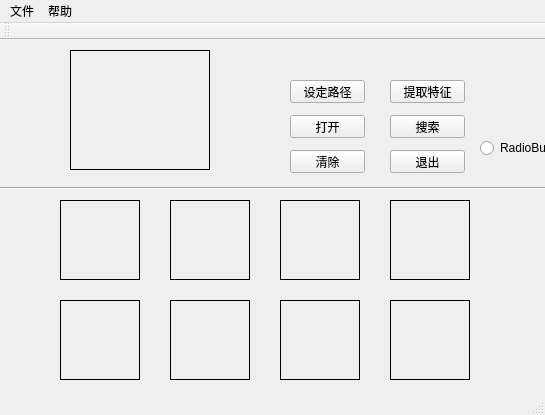
<?xml version="1.0" encoding="UTF-8"?>
<ui version="4.0">
 <class>MainWindow</class>
 <widget class="QMainWindow" name="MainWindow">
  <property name="geometry">
   <rect>
    <x>0</x>
    <y>0</y>
    <width>545</width>
    <height>415</height>
   </rect>
  </property>
  <property name="windowTitle">
   <string>Task2</string>
  </property>
  <widget class="QWidget" name="centralWidget">
   <widget class="QLabel" name="label1">
    <property name="geometry">
     <rect>
      <x>70</x>
      <y>10</y>
      <width>140</width>
      <height>120</height>
     </rect>
    </property>
    <property name="frameShape">
     <enum>QFrame::Box</enum>
    </property>
    <property name="text">
     <string/>
    </property>
   </widget>
   <widget class="QLabel" name="label2">
    <property name="geometry">
     <rect>
      <x>60</x>
      <y>160</y>
      <width>80</width>
      <height>80</height>
     </rect>
    </property>
    <property name="frameShape">
     <enum>QFrame::Box</enum>
    </property>
    <property name="text">
     <string/>
    </property>
   </widget>
   <widget class="QLabel" name="label3">
    <property name="geometry">
     <rect>
      <x>170</x>
      <y>160</y>
      <width>80</width>
      <height>80</height>
     </rect>
    </property>
    <property name="frameShape">
     <enum>QFrame::Box</enum>
    </property>
    <property name="text">
     <string/>
    </property>
   </widget>
   <widget class="QLabel" name="label4">
    <property name="geometry">
     <rect>
      <x>280</x>
      <y>160</y>
      <width>80</width>
      <height>80</height>
     </rect>
    </property>
    <property name="frameShape">
     <enum>QFrame::Box</enum>
    </property>
    <property name="text">
     <string/>
    </property>
   </widget>
   <widget class="QLabel" name="label5">
    <property name="geometry">
     <rect>
      <x>390</x>
      <y>160</y>
      <width>80</width>
      <height>80</height>
     </rect>
    </property>
    <property name="frameShape">
     <enum>QFrame::Box</enum>
    </property>
    <property name="text">
     <string/>
    </property>
   </widget>
   <widget class="QLabel" name="label6">
    <property name="geometry">
     <rect>
      <x>60</x>
      <y>260</y>
      <width>80</width>
      <height>80</height>
     </rect>
    </property>
    <property name="frameShape">
     <enum>QFrame::Box</enum>
    </property>
    <property name="text">
     <string/>
    </property>
   </widget>
   <widget class="QLabel" name="label7">
    <property name="geometry">
     <rect>
      <x>170</x>
      <y>260</y>
      <width>80</width>
      <height>80</height>
     </rect>
    </property>
    <property name="frameShape">
     <enum>QFrame::Box</enum>
    </property>
    <property name="text">
     <string/>
    </property>
   </widget>
   <widget class="QLabel" name="label8">
    <property name="geometry">
     <rect>
      <x>280</x>
      <y>260</y>
      <width>80</width>
      <height>80</height>
     </rect>
    </property>
    <property name="frameShape">
     <enum>QFrame::Box</enum>
    </property>
    <property name="text">
     <string/>
    </property>
   </widget>
   <widget class="QLabel" name="label9">
    <property name="geometry">
     <rect>
      <x>390</x>
      <y>260</y>
      <width>80</width>
      <height>80</height>
     </rect>
    </property>
    <property name="frameShape">
     <enum>QFrame::Box</enum>
    </property>
    <property name="text">
     <string/>
    </property>
   </widget>
   <widget class="Line" name="line">
    <property name="geometry">
     <rect>
      <x>0</x>
      <y>140</y>
      <width>551</width>
      <height>16</height>
     </rect>
    </property>
    <property name="orientation">
     <enum>Qt::Horizontal</enum>
    </property>
   </widget>
   <widget class="QPushButton" name="pushButton">
    <property name="geometry">
     <rect>
      <x>290</x>
      <y>75</y>
      <width>75</width>
      <height>23</height>
     </rect>
    </property>
    <property name="text">
     <string>打开</string>
    </property>
   </widget>
   <widget class="QPushButton" name="pushButton_2">
    <property name="geometry">
     <rect>
      <x>390</x>
      <y>75</y>
      <width>75</width>
      <height>23</height>
     </rect>
    </property>
    <property name="text">
     <string>搜索</string>
    </property>
   </widget>
   <widget class="QPushButton" name="pushButton_3">
    <property name="geometry">
     <rect>
      <x>290</x>
      <y>110</y>
      <width>75</width>
      <height>23</height>
     </rect>
    </property>
    <property name="text">
     <string>清除</string>
    </property>
   </widget>
   <widget class="QPushButton" name="pushButton_4">
    <property name="geometry">
     <rect>
      <x>390</x>
      <y>110</y>
      <width>75</width>
      <height>23</height>
     </rect>
    </property>
    <property name="text">
     <string>退出</string>
    </property>
   </widget>
   <widget class="QPushButton" name="pushButton_5">
    <property name="geometry">
     <rect>
      <x>290</x>
      <y>40</y>
      <width>75</width>
      <height>23</height>
     </rect>
    </property>
    <property name="text">
     <string>设定路径</string>
    </property>
   </widget>
   <widget class="QPushButton" name="pushButton_6">
    <property name="geometry">
     <rect>
      <x>390</x>
      <y>40</y>
      <width>75</width>
      <height>23</height>
     </rect>
    </property>
    <property name="text">
     <string>提取特征</string>
    </property>
   </widget>
   <widget class="QRadioButton" name="radioButton">
    <property name="geometry">
     <rect>
      <x>480</x>
      <y>100</y>
      <width>89</width>
      <height>16</height>
     </rect>
    </property>
    <property name="text">
     <string>RadioButton</string>
    </property>
   </widget>
  </widget>
  <widget class="QMenuBar" name="menuBar">
   <property name="geometry">
    <rect>
     <x>0</x>
     <y>0</y>
     <width>545</width>
     <height>23</height>
    </rect>
   </property>
   <widget class="QMenu" name="menu">
    <property name="title">
     <string>文件</string>
    </property>
    <addaction name="action"/>
    <addaction name="action_3"/>
    <addaction name="openCustomeFile"/>
    <addaction name="action_2"/>
    <addaction name="exitSystem"/>
   </widget>
   <widget class="QMenu" name="menu_2">
    <property name="title">
     <string>帮助</string>
    </property>
    <addaction name="copyright"/>
    <addaction name="about"/>
   </widget>
   <addaction name="menu"/>
   <addaction name="menu_2"/>
  </widget>
  <widget class="QToolBar" name="mainToolBar">
   <attribute name="toolBarArea">
    <enum>TopToolBarArea</enum>
   </attribute>
   <attribute name="toolBarBreak">
    <bool>false</bool>
   </attribute>
  </widget>
  <widget class="QStatusBar" name="statusBar"/>
  <action name="action">
   <property name="text">
    <string>设定目录</string>
   </property>
  </action>
  <action name="openCustomeFile">
   <property name="text">
    <string>打开待检索文件</string>
   </property>
  </action>
  <action name="action_2">
   <property name="text">
    <string>检索</string>
   </property>
  </action>
  <action name="exitSystem">
   <property name="text">
    <string>退出</string>
   </property>
  </action>
  <action name="copyright">
   <property name="text">
    <string>版权</string>
   </property>
  </action>
  <action name="about">
   <property name="text">
    <string>关于</string>
   </property>
  </action>
  <action name="action_3">
   <property name="text">
    <string>提取特征</string>
   </property>
  </action>
 </widget>
 <layoutdefault spacing="6" margin="11"/>
 <resources/>
 <connections/>
</ui>
